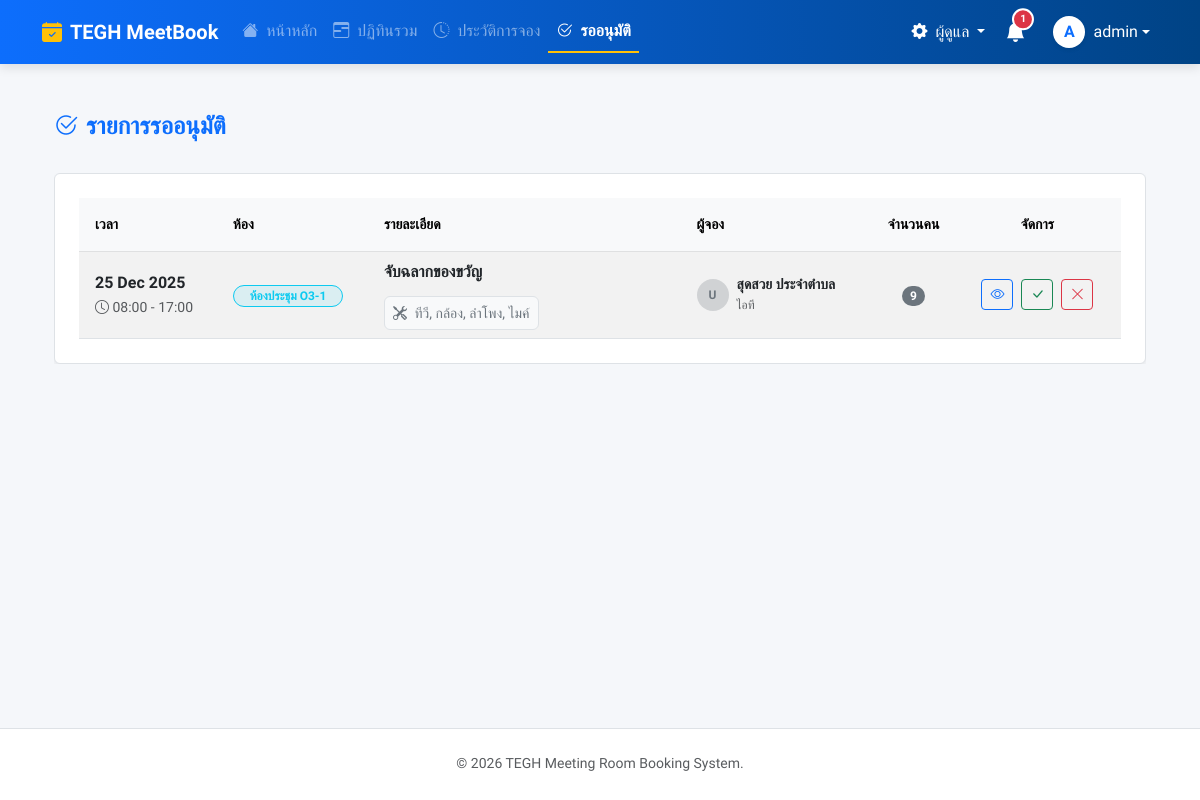
Before: /approvals/ (signed in) with the older database file.
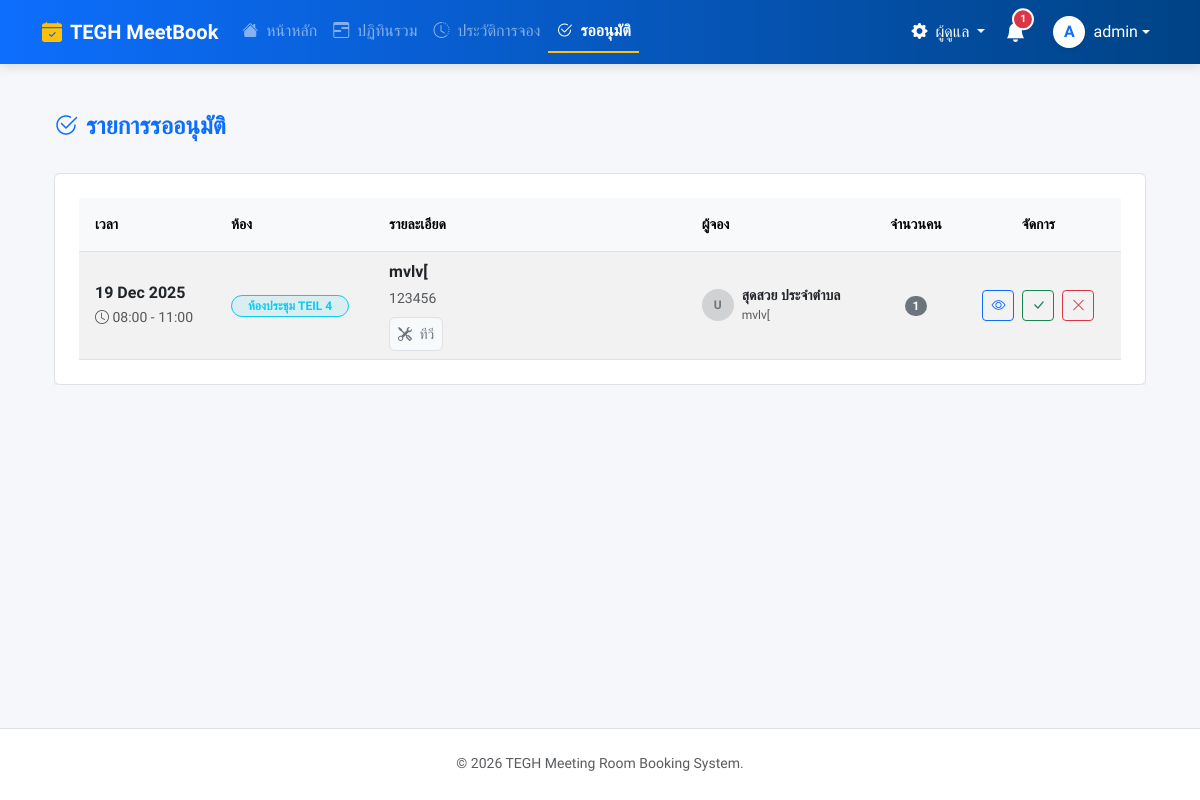
After: the same page with the newer database file.
### booking/models.py (models this page shows, shortened)
class Booking(models.Model):
    user = models.ForeignKey(User, on_delete=models.SET_NULL, null=True, related_name='bookings')
    room = models.ForeignKey(Room, on_delete=models.CASCADE, related_name='bookings')
    title = models.CharField(max_length=200, verbose_name="หัวข้อการประชุม")
    start_time = models.DateTimeField(verbose_name="เวลาเริ่ม")
    end_time = models.DateTimeField(verbose_name="เวลาสิ้นสุด")
    chairman = models.CharField(max_length=200, blank=True, null=True, verbose_name="ประธาน")
    department = models.CharField(max_length=200, blank=True, null=True, verbose_name="แผนก")
    participant_count = models.PositiveIntegerField(default=1, verbose_name="จำนวนคน")
    participants = models.ManyToManyField(User, related_name='participating_in', blank=True, verbose_name="ผู้เข้าร่วม")
    is_user_seen = models.BooleanField(default=False, verbose_name="ผู้จองรับทราบแล้ว")
    equipments = models.ManyToManyField(Equipment, blank=True, related_name='bookings', verbose_name="อุปกรณ์ที่ขอเพิ่ม")
    presentation_file = models.FileField(upload_to='presentations/', blank=True, null=True, verbose_name="ไฟล์นำเสนอ")
    description = models.TextField(blank=True, null=True, verbose_name="รายละเอียด")
    additional_requests = models.TextField(blank=True, null=True, verbose_name="คำขอเพิ่มเติม")
    additional_notes = models.TextField(blank=True, null=True, verbose_name="หมายเหตุ")
    LAYOUT_CHOICES = (
        ('theatre', 'Theatre (เธียเตอร์)'),
        ('classroom', 'Classroom (แบบห้องเรียน)'),
        ('u_shape', 'U-Shape (รูปตัว U)'),
        ('banquet', 'Banquet (แบบจัดเลี้ยง)'),
        ('banquet_rounds', 'Banquet Rounds (โต๊ะจีน)'),
        ('conference', 'Conference (ห้องประชุมยาว)'),
        ('other', 'อื่นๆ (ระบุเพิ่มเติม)'),
    )
    room_layout = models.CharField(
        max_length=20,
        choices=LAYOUT_CHOICES,
        default='theatre',
        verbose_name="รูปแบบการจัดห้อง"
    )
    room_layout_attachment = models.FileField(
        upload_to='layout_attachments/',
        blank=True,
        null=True,
        verbose_name="ไฟล์แนบผังห้อง"
    )
    STATUS_CHOICES = [
        ('PENDING', 'รออนุมัติ'),
        ('APPROVED', 'อนุมัติแล้ว'),
        ('REJECTED', 'ไม่อนุมัติ'),
        ('CANCELLED', 'ยกเลิกแล้ว'),
    ]
    status = models.CharField(max_length=10, choices=STATUS_CHOICES, default='PENDING')
    created_at = models.DateTimeField(auto_now_add=True)
    updated_at = models.DateTimeField(auto_now=True)
    parent_booking = models.ForeignKey('self', on_delete=models.CASCADE, null=True, blank=True, related_name='child_bookings')
    recurrence_rule = models.CharField(max_length=20, blank=True, null=True)
    outlook_event_id = models.CharField(max_length=255, blank=True, null=True)

class Room(models.Model):
    name = models.CharField(max_length=100, verbose_name="ชื่อห้องประชุม")
    building = models.CharField(max_length=100, blank=True, null=True, verbose_name="อาคาร/ตึก")
    floor = models.CharField(max_length=50, blank=True, null=True, verbose_name="ชั้น")
    location = models.CharField(max_length=255, blank=True, null=True, verbose_name="สถานที่ตั้ง")
    capacity = models.PositiveIntegerField(default=1, verbose_name="ความจุ (คน)")
    equipment_in_room = models.TextField(blank=True, null=True, help_text="ระบุอุปกรณ์ถาวรในห้อง", verbose_name="อุปกรณ์ถาวรในห้อง")
    image = models.ImageField(upload_to='room_images/', blank=True, null=True, verbose_name="รูปภาพห้อง")
    approver = models.ForeignKey(User, on_delete=models.SET_NULL, null=True, blank=True, related_name='approvable_rooms', verbose_name="ผู้อนุมัติ")
    is_maintenance = models.BooleanField(default=False, verbose_name="สถานะปิดปรับปรุง")
    maintenance_start = models.DateTimeField(null=True, blank=True, verbose_name="เริ่มปิดปรับปรุง")
    maintenance_end = models.DateTimeField(null=True, blank=True, verbose_name="สิ้นสุดปิดปรับปรุง")
    requires_approval = models.BooleanField(default=True, verbose_name="ต้องรออนุมัติ")
    line_notify_token = models.CharField(max_length=50, blank=True, null=True, verbose_name="Line Notify Token")
    teams_webhook_url = models.TextField(blank=True, null=True, verbose_name="Teams Webhook URL")

class Equipment(models.Model):
    name = models.CharField(max_length=100, verbose_name="ชื่ออุปกรณ์")
    description = models.TextField(blank=True, null=True, verbose_name="รายละเอียด")

### booking/views.py (the view)
# urls.py: path('approvals/', views.approvals_view, name='approvals'),
@login_required
def approvals_view(request):
    if not is_approver_or_admin(request.user): return redirect('dashboard')
    if is_admin(request.user):
        bookings = Booking.objects.filter(status='PENDING').select_related('room', 'user').order_by('start_time')
    else:
        bookings = Booking.objects.filter(room__approver=request.user, status='PENDING').select_related('room', 'user').order_by('start_time')
    return render(request, 'pages/approvals.html', {**get_base_context(request), 'pending_bookings': bookings})

### booking/views.py (called while the page is built)
def is_admin(user):
    return user.is_authenticated and (user.is_superuser or user.is_staff or user.groups.filter(name='Admin').exists())

def is_approver_or_admin(user):
    return user.is_authenticated and (user.is_superuser or user.is_staff or user.groups.filter(name__in=['Approver', 'Admin']).exists())

### templates/pages/approvals.html (shortened to what the changed rows need)
{% extends 'base.html' %}
{% load static %}
{% block content %}
<div class="container-fluid py-4">
    <section class="section">
        <div class="table-responsive">
            <div class="content-card shadow-sm border p-3 p-md-4 bg-white rounded">
                <table class="table table-striped table-hover mb-0 align-middle">
                    <thead class="table-light text-uppercase small text-muted">
                        <tr>
                            <th scope="col" class="ps-3 py-3">เวลา</th>
                            <th scope="col" class="py-3">ห้อง</th>
                            <th scope="col" class="py-3" style="width: 30%;">รายละเอียด</th>
                            <th scope="col" class="py-3">ผู้จอง</th>
                            <th scope="col" class="text-center py-3">จำนวนคน</th>
                            <th scope="col" class="text-center py-3" style="min-width: 140px;">จัดการ</th> </tr>
                    </thead>
                    <tbody>
                        {% for booking in pending_bookings %}
                        <tr>
                            <td class="ps-3">
                                <div class="fw-bold text-dark">{{ booking.start_time|date:"d M Y" }}</div>
                                <span class="text-muted small">
                                    <i class="bi bi-clock"></i> {{ booking.start_time|date:"H:i" }} - {{ booking.end_time|date:"H:i" }}
                                </span>
                            </td>
                            <td>
                                <span class="badge bg-info bg-opacity-10 text-info border border-info rounded-pill px-3">
                                    {{ booking.room.name }}
                                </span>
                            </td>
                            <td>
                                <div class="fw-bold text-dark mb-1">{{ booking.title }}</div>
                                {% if booking.description %}
                                    <small class="text-muted d-block text-truncate" style="max-width: 250px;">{{ booking.description }}</small>
                                {% endif %}
                                {% if booking.equipments.exists %}
                                    <div class="mt-2 p-1 px-2 bg-light border rounded d-inline-block">
                                        <small class="text-secondary">
                                            <i class="bi bi-tools me-1"></i>
                                            {% for eq in booking.equipments.all %}{{ eq.name }}{% if not forloop.last %}, {% endif %}{% endfor %}
                                        </small>
                                    </div>
                                {% endif %}
                            </td>
                            <td>
                                <div class="d-flex align-items-center">
                                    <div class="avatar-circle bg-secondary bg-opacity-25 text-secondary rounded-circle me-2 d-flex align-items-center justify-content-center fw-bold" style="width: 32px; height: 32px; font-size: 12px;">
                                        {{ booking.user.username|slice:":1"|upper }}
                                    </div>
                                    <div class="lh-sm">
                                        <div class="small fw-bold">{{ booking.user.get_full_name|default:booking.user.username }}</div>
                                        <span class="text-muted" style="font-size: 0.75rem;">{{ booking.department|default:"-" }}</span>
                                    </div>
                                </div>
                            </td>
                            <td class="text-center">
                                <span class="badge bg-secondary rounded-pill px-2">{{ booking.participant_count }}</span>
                            </td>
                            <td class="text-center">
                                <div class="d-flex justify-content-center gap-2">
                                    <a href="{% url 'booking_detail' booking.id %}" class="btn btn-outline-primary btn-sm px-2" data-bs-toggle="tooltip" title="ดูรายละเอียด">
                                        <i class="bi bi-eye"></i>
                                    </a>
                                    <form action="{% url 'approve_booking' booking.id %}" method="post" onsubmit="return confirm('ยืนยันการอนุมัติ &quot;{{ booking.title|escapejs }}&quot; ?');">
                                        <button type="submit" class="btn btn-outline-success btn-sm px-2" data-bs-toggle="tooltip" title="อนุมัติ">
                                            <i class="bi bi-check-lg"></i>
                                        </button>
                                    </form>
                                    <form action="{% url 'reject_booking' booking.id %}" method="post" onsubmit="return confirm('ยืนยันการปฏิเสธ &quot;{{ booking.title|escapejs }}&quot; ?');">
                                        <button type="submit" class="btn btn-outline-danger btn-sm px-2" data-bs-toggle="tooltip" title="ปฏิเสธ">
                                            <i class="bi bi-x-lg"></i>
                                        </button>
                                    </form>
                                </div>
                            </td>
                        </tr>
                        {% endfor %}
                    </tbody>
                </table>
            </div>
        </div>
    </section>
</div>
{% endblock %}

### templates/base.html (shortened to what this page needs)
<!DOCTYPE html>
<html lang="th">
<head>
    <link href="https://cdn.jsdelivr.net/npm/bootstrap@5.3.0/dist/css/bootstrap.min.css" rel="stylesheet">
    <link rel="stylesheet" href="https://cdn.jsdelivr.net/npm/bootstrap-icons@1.11.0/font/bootstrap-icons.css">
    <link href="https://cdn.jsdelivr.net/npm/select2@4.1.0-rc.0/dist/css/select2.min.css" rel="stylesheet" />
    <link rel="stylesheet" href="https://cdn.jsdelivr.net/npm/select2-bootstrap-5-theme@1.3.0/dist/select2-bootstrap-5-theme.min.css" />
</head>
<body class="d-flex flex-column min-vh-100">
    <nav class="navbar navbar-expand-lg navbar-dark navbar-premium sticky-top">
        <div class="container">
            <a class="navbar-brand fw-bold d-flex align-items-center" href="{% url 'dashboard' %}">
                <i class="bi bi-calendar-check-fill me-2 text-warning"></i>
                TEGH MeetBook
            </a>
            <div class="collapse navbar-collapse" id="navbarNav">
                <ul class="navbar-nav me-auto">
                    {% for item in menu_items %}
                    <li class="nav-item">
                        <a class="nav-link {% if item.active %}active text-white{% else %}text-white-50{% endif %}" href="{% url item.url_name %}">
                            <i class="bi {{ item.icon }} me-1"></i> {{ item.label }}
                        </a>
                    </li>
                    {% endfor %}
                </ul>
                <ul class="navbar-nav align-items-center gap-1">
                    {% if is_admin_user %}
                    <li class="nav-item dropdown">
                        <a class="nav-link dropdown-toggle text-white" href="#" data-bs-toggle="dropdown">
                            <i class="bi bi-gear-fill me-1"></i> ผู้ดูแล
                        </a>
                    </li>
                    {% endif %}
                    <li class="nav-item dropdown">
                        <a class="nav-link position-relative text-white" href="#" id="notificationDropdown" role="button" data-bs-toggle="dropdown" aria-expanded="false">
                            <i class="bi bi-bell-fill fs-5"></i>
                            {% if pending_count > 0 %}
                            <span class="badge rounded-pill bg-danger badge-notify" id="notificationBadge">
                                {{ pending_count }}
                            </span>
                            {% endif %}
                        </a>
                    </li>
                    {% if user.is_authenticated %}
                    <li class="nav-item dropdown ms-2">
                        <a class="nav-link dropdown-toggle text-white d-flex align-items-center" href="#" data-bs-toggle="dropdown">
                            <div class="bg-white text-primary rounded-circle d-flex align-items-center justify-content-center fw-bold me-2 shadow-sm" style="width: 32px; height: 32px;">
                                {{ user.username|make_list|first|upper }}
                            </div>
                            <span class="d-none d-lg-inline">{{ user.username }}</span>
                        </a>
                    </li>
                    {% else %}
                    <li class="nav-item"><a class="nav-link text-white fw-bold" href="{% url 'login' %}">เข้าสู่ระบบ</a></li>
                    {% endif %}
                </ul>
            </div>
        </div>
    </nav>
    <main class="main-wrapper mt-4">
        <div class="container">
            {% block content %}{% endblock %}
        </div>
    </main>
    <footer class="bg-white border-top py-4 mt-auto">
        <div class="container text-center text-muted small">
            <p class="mb-1">&copy; 2026 TEGH Meeting Room Booking System.</p>
        </div>
    </footer>
</body>
</html>

Changed rows visible on the page:
no longer on this page (row edited): Booking: start_time "25 Dec 2025", start_time "08:00", end_time "17:00", room.name "ห้องประชุม O3-1", title "จับฉลากของขวัญ", user.username "U", user.get_full_name "สุดสวย ประจำตำบล", department "ไอที", participant_count "9", Equipment (name "ทีวี")
no longer on this page (row unchanged): Equipment: name "กล้อง", shown under "25 Dec 2025"
no longer on this page (row unchanged): Equipment: name "ลำโพง", shown under "25 Dec 2025"
no longer on this page (row unchanged): Equipment: name "ไมค์", shown under "25 Dec 2025"
added Booking: start_time "19 Dec 2025", start_time "08:00", end_time "11:00", room.name "ห้องประชุม TEIL 4", title "mvlv[", description "123456", user.username "U", user.get_full_name "สุดสวย ประจำตำบล", department "mvlv[", participant_count "1", Equipment (name "ทีวี")
